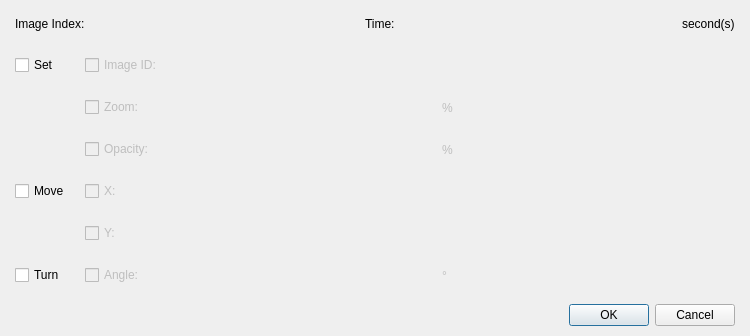
<?xml version="1.0" encoding="UTF-8"?>
<ui version="4.0">
 <class>DialogCommandSetMoveTurnAPicture</class>
 <widget class="QDialog" name="DialogCommandSetMoveTurnAPicture">
  <property name="geometry">
   <rect>
    <x>0</x>
    <y>0</y>
    <width>750</width>
    <height>299</height>
   </rect>
  </property>
  <property name="windowTitle">
   <string>Set/Move/Turn a picture...</string>
  </property>
  <layout class="QGridLayout" name="gridLayout_2">
   <property name="leftMargin">
    <number>15</number>
   </property>
   <property name="topMargin">
    <number>10</number>
   </property>
   <property name="rightMargin">
    <number>15</number>
   </property>
   <property name="bottomMargin">
    <number>10</number>
   </property>
   <item row="0" column="0">
    <layout class="QVBoxLayout" name="verticalLayout_2">
     <property name="spacing">
      <number>15</number>
     </property>
     <item>
      <layout class="QVBoxLayout" name="verticalLayout">
       <item>
        <layout class="QHBoxLayout" name="horizontalLayout">
         <item>
          <widget class="QLabel" name="label">
           <property name="text">
            <string>Image Index:</string>
           </property>
          </widget>
         </item>
         <item>
          <widget class="PanelPrimitiveValue" name="panelPrimitiveIndex" native="true">
           <property name="minimumSize">
            <size>
             <width>250</width>
             <height>27</height>
            </size>
           </property>
           <property name="maximumSize">
            <size>
             <width>250</width>
             <height>27</height>
            </size>
           </property>
          </widget>
         </item>
         <item>
          <widget class="QLabel" name="label_2">
           <property name="text">
            <string>Time:</string>
           </property>
          </widget>
         </item>
         <item>
          <widget class="PanelPrimitiveValue" name="panelPrimitiveTime" native="true">
           <property name="minimumSize">
            <size>
             <width>250</width>
             <height>27</height>
            </size>
           </property>
           <property name="maximumSize">
            <size>
             <width>250</width>
             <height>27</height>
            </size>
           </property>
          </widget>
         </item>
         <item>
          <widget class="QLabel" name="label_7">
           <property name="text">
            <string>second(s)</string>
           </property>
          </widget>
         </item>
        </layout>
       </item>
       <item>
        <layout class="QGridLayout" name="gridLayout">
         <item row="0" column="0">
          <widget class="QCheckBox" name="checkBoxSet">
           <property name="text">
            <string>Set</string>
           </property>
          </widget>
         </item>
         <item row="0" column="1">
          <widget class="QCheckBox" name="checkBoxImageID">
           <property name="enabled">
            <bool>false</bool>
           </property>
           <property name="text">
            <string>Image ID:</string>
           </property>
          </widget>
         </item>
         <item row="0" column="4" rowspan="6">
          <spacer name="horizontalSpacer">
           <property name="orientation">
            <enum>Qt::Horizontal</enum>
           </property>
           <property name="sizeHint" stdset="0">
            <size>
             <width>148</width>
             <height>198</height>
            </size>
           </property>
          </spacer>
         </item>
         <item row="1" column="1">
          <widget class="QCheckBox" name="checkBoxZoom">
           <property name="enabled">
            <bool>false</bool>
           </property>
           <property name="text">
            <string>Zoom:</string>
           </property>
          </widget>
         </item>
         <item row="1" column="2">
          <widget class="PanelPrimitiveValue" name="panelPrimitiveZoom" native="true">
           <property name="enabled">
            <bool>false</bool>
           </property>
           <property name="minimumSize">
            <size>
             <width>250</width>
             <height>27</height>
            </size>
           </property>
           <property name="maximumSize">
            <size>
             <width>250</width>
             <height>27</height>
            </size>
           </property>
          </widget>
         </item>
         <item row="1" column="3">
          <widget class="QLabel" name="labelZoomPercent">
           <property name="enabled">
            <bool>false</bool>
           </property>
           <property name="text">
            <string>%</string>
           </property>
          </widget>
         </item>
         <item row="2" column="1">
          <widget class="QCheckBox" name="checkBoxOpacity">
           <property name="enabled">
            <bool>false</bool>
           </property>
           <property name="text">
            <string>Opacity:</string>
           </property>
          </widget>
         </item>
         <item row="2" column="2">
          <widget class="PanelPrimitiveValue" name="panelPrimitiveOpacity" native="true">
           <property name="enabled">
            <bool>false</bool>
           </property>
           <property name="minimumSize">
            <size>
             <width>250</width>
             <height>27</height>
            </size>
           </property>
           <property name="maximumSize">
            <size>
             <width>250</width>
             <height>27</height>
            </size>
           </property>
          </widget>
         </item>
         <item row="2" column="3">
          <widget class="QLabel" name="labelOpacityPercent">
           <property name="enabled">
            <bool>false</bool>
           </property>
           <property name="text">
            <string>%</string>
           </property>
          </widget>
         </item>
         <item row="3" column="0">
          <widget class="QCheckBox" name="checkBoxMove">
           <property name="text">
            <string>Move</string>
           </property>
          </widget>
         </item>
         <item row="3" column="1">
          <widget class="QCheckBox" name="checkBoxX">
           <property name="enabled">
            <bool>false</bool>
           </property>
           <property name="text">
            <string>X:</string>
           </property>
          </widget>
         </item>
         <item row="3" column="2">
          <widget class="PanelPrimitiveValue" name="panelPrimitiveX" native="true">
           <property name="enabled">
            <bool>false</bool>
           </property>
           <property name="minimumSize">
            <size>
             <width>250</width>
             <height>27</height>
            </size>
           </property>
           <property name="maximumSize">
            <size>
             <width>250</width>
             <height>27</height>
            </size>
           </property>
          </widget>
         </item>
         <item row="4" column="1">
          <widget class="QCheckBox" name="checkBoxY">
           <property name="enabled">
            <bool>false</bool>
           </property>
           <property name="text">
            <string>Y:</string>
           </property>
          </widget>
         </item>
         <item row="4" column="2">
          <widget class="PanelPrimitiveValue" name="panelPrimitiveY" native="true">
           <property name="enabled">
            <bool>false</bool>
           </property>
           <property name="minimumSize">
            <size>
             <width>250</width>
             <height>27</height>
            </size>
           </property>
           <property name="maximumSize">
            <size>
             <width>250</width>
             <height>27</height>
            </size>
           </property>
          </widget>
         </item>
         <item row="5" column="0">
          <widget class="QCheckBox" name="checkBoxTurn">
           <property name="text">
            <string>Turn</string>
           </property>
          </widget>
         </item>
         <item row="5" column="1">
          <widget class="QCheckBox" name="checkBoxAngle">
           <property name="enabled">
            <bool>false</bool>
           </property>
           <property name="text">
            <string>Angle:</string>
           </property>
          </widget>
         </item>
         <item row="5" column="2">
          <widget class="PanelPrimitiveValue" name="panelPrimitiveAngle" native="true">
           <property name="enabled">
            <bool>false</bool>
           </property>
           <property name="minimumSize">
            <size>
             <width>250</width>
             <height>27</height>
            </size>
           </property>
           <property name="maximumSize">
            <size>
             <width>250</width>
             <height>27</height>
            </size>
           </property>
          </widget>
         </item>
         <item row="5" column="3">
          <widget class="QLabel" name="labelAngledegree">
           <property name="enabled">
            <bool>false</bool>
           </property>
           <property name="text">
            <string>°</string>
           </property>
          </widget>
         </item>
         <item row="0" column="2">
          <widget class="WidgetPicture" name="widgetPictureImageID" native="true">
           <property name="enabled">
            <bool>false</bool>
           </property>
           <property name="minimumSize">
            <size>
             <width>200</width>
             <height>27</height>
            </size>
           </property>
           <property name="maximumSize">
            <size>
             <width>200</width>
             <height>27</height>
            </size>
           </property>
          </widget>
         </item>
        </layout>
       </item>
      </layout>
     </item>
     <item>
      <widget class="QDialogButtonBox" name="buttonBox">
       <property name="orientation">
        <enum>Qt::Horizontal</enum>
       </property>
       <property name="standardButtons">
        <set>QDialogButtonBox::Cancel|QDialogButtonBox::Ok</set>
       </property>
      </widget>
     </item>
    </layout>
   </item>
  </layout>
 </widget>
 <customwidgets>
  <customwidget>
   <class>PanelPrimitiveValue</class>
   <extends>QWidget</extends>
   <header>panelprimitivevalue.h</header>
   <container>1</container>
  </customwidget>
  <customwidget>
   <class>WidgetPicture</class>
   <extends>QWidget</extends>
   <header>widgetpicture.h</header>
   <container>1</container>
  </customwidget>
 </customwidgets>
 <resources/>
 <connections>
  <connection>
   <sender>buttonBox</sender>
   <signal>accepted()</signal>
   <receiver>DialogCommandSetMoveTurnAPicture</receiver>
   <slot>accept()</slot>
   <hints>
    <hint type="sourcelabel">
     <x>248</x>
     <y>254</y>
    </hint>
    <hint type="destinationlabel">
     <x>157</x>
     <y>274</y>
    </hint>
   </hints>
  </connection>
  <connection>
   <sender>buttonBox</sender>
   <signal>rejected()</signal>
   <receiver>DialogCommandSetMoveTurnAPicture</receiver>
   <slot>reject()</slot>
   <hints>
    <hint type="sourcelabel">
     <x>316</x>
     <y>260</y>
    </hint>
    <hint type="destinationlabel">
     <x>286</x>
     <y>274</y>
    </hint>
   </hints>
  </connection>
 </connections>
</ui>
